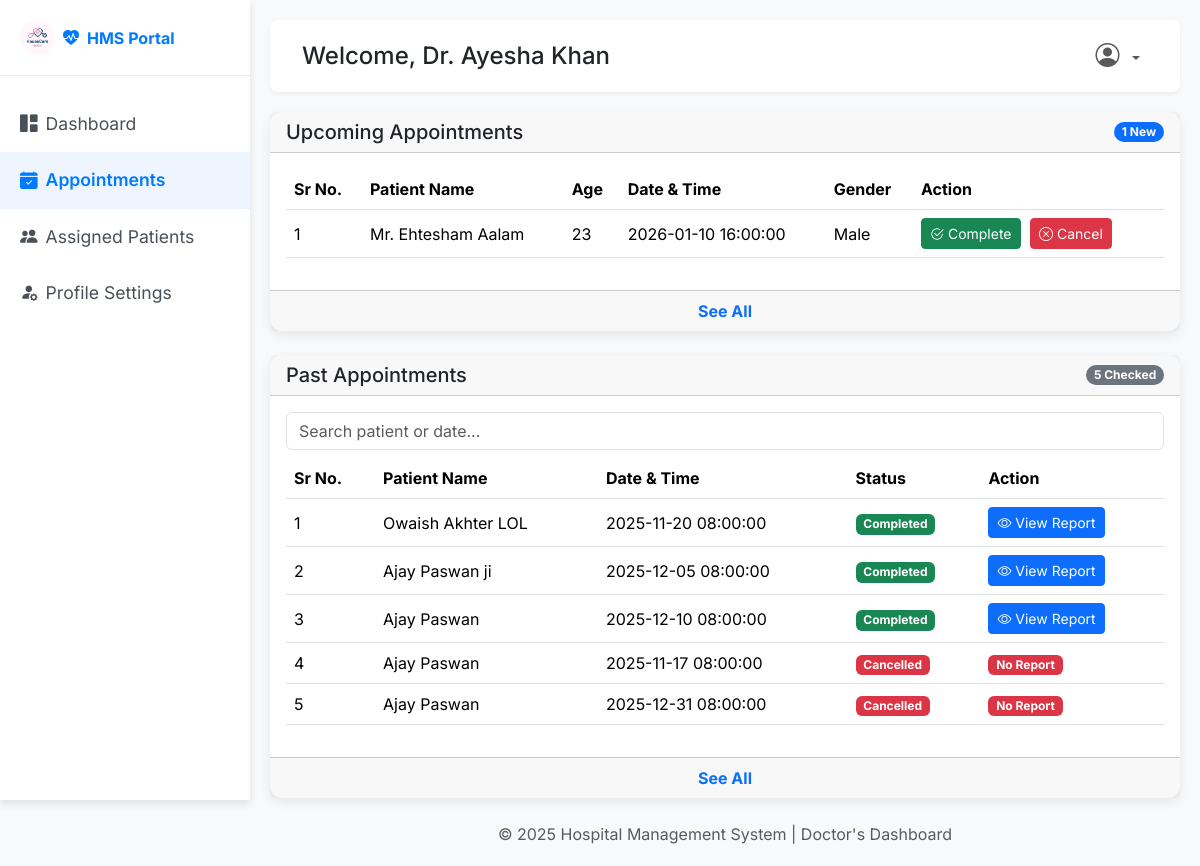
The app's page /doctor/appoitment (signed in) with its own data.
### back_app/models.py (models this page shows)
class User(db.Model, UserMixin):
    __tablename__ = 'user'
    id = db.Column(db.Integer, primary_key=True)
    full_name = db.Column(db.String(150), nullable=False)
    email = db.Column(db.String(150), unique=True, nullable=False)
    password = db.Column(db.String(150), nullable=False)
    phone_number = db.Column(db.String(15), nullable=False)
    age = db.Column(db.Integer(),  nullable=False)
    gender = db.Column(db.String(10) , nullable=False)
    role = db.Column(db.String(50), nullable=False ,default='Patient')  # 'admin', 'doctor', 'patient'
    profile_picture = db.Column(db.String(250), nullable=True, default='default.png')
    created_at = db.Column(db.DateTime, default=datetime.utcnow)
    doctor = db.relationship('Doctor', backref='user', uselist=False, cascade="all, delete-orphan")
    patient = db.relationship('Patient', backref='user', uselist=False, cascade="all, delete-orphan")

class Appointment(db.Model):
    __tablename__ = 'appointment'
    id = db.Column(db.Integer, primary_key=True)
    patient_id = db.Column(db.Integer, db.ForeignKey('patient.id'), nullable=False)
    doctor_id = db.Column(db.Integer, db.ForeignKey('doctor.id'), nullable=False)
    appointment_datetime = db.Column(db.DateTime, nullable=False)
    status = db.Column(db.String(50), nullable=False, default='Scheduled')  # 'Scheduled', 'Completed', 'Cancelled'
    created_at = db.Column(db.DateTime, default=datetime.utcnow)
    history = db.relationship('PatientHistory', backref='appointment', uselist=False, cascade="all, delete-orphan")

class Patient(db.Model):
    __tablename__ = 'patient'
    id = db.Column(db.Integer, primary_key=True)
    user_id = db.Column(db.Integer, db.ForeignKey('user.id'), nullable=False, unique=True)
    date_of_birth = db.Column(db.Date, nullable=True)
    gender = db.Column(db.String(10), nullable=True)
    address = db.Column(db.String(250), nullable=True)
    is_active = db.Column(db.Boolean, default=True)
    appointments = db.relationship('Appointment', backref='patient')

### back_app/routes.py (the view)
@main.route('/doctor/appoitment',methods=['GET','POST'])
@login_required
def manage_appointment():
    if current_user.role.lower() != 'doctor':
        flash('Access denied.', 'danger')
        return redirect(url_for('main.home'))
    doctor = Doctor.query.filter_by(user_id=current_user.id).first()
    appointments = Appointment.query.filter_by(doctor_id=doctor.id).all()
    patients = Patient.query.filter_by(user_id=current_user.id).all()
    upcomming_count = 0
    done_count = 0
    for appointment in appointments:
        if appointment.status.lower() == 'booked':
            upcomming_count = upcomming_count+1
        else:
            done_count = done_count+1
    return render_template('doctor/manage_appointment.html', appointments=appointments , upcomming_count=upcomming_count ,done_count=done_count)

### app.py (called while the page is built)
def create_app():
    app = Flask(__name__)
    database_url = os.environ.get('DATABASE_URL', 'sqlite:///hospital_management.db')
    if database_url.startswith("postgres://"):
        database_url = database_url.replace("postgres://", "postgresql://", 1)
    app.config['SQLALCHEMY_DATABASE_URI'] = database_url
    app.config['SECRET_KEY'] = os.environ.get('SECRET_KEY', 'your_secret_key')
    app.config['SQLALCHEMY_TRACK_MODIFICATIONS'] = False
    login_manager = LoginManager()
    login_manager.init_app(app)
    login_manager.login_view = 'login'
    @login_manager.user_loader
    def load_user(user_id):
        return User.query.get(int(user_id))
    db.init_app(app)
    with app.app_context():
        from back_app.routes import main
        app.register_blueprint(main)
        db.create_all()
    return app

### templates/doctor/manage_appointment.html (shortened to what this page needs)
<!DOCTYPE html>
<html lang="en">
<head>
    <link href="https://cdn.jsdelivr.net/npm/bootstrap@5.3.3/dist/css/bootstrap.min.css" rel="stylesheet">
    <link href="https://cdn.jsdelivr.net/npm/bootstrap-icons@1.11.1/font/bootstrap-icons.css" rel="stylesheet">
    <link rel="stylesheet" href="../../static/css/style.css">
</head>
<body>
    <div class="wrapper">
        <nav id="sidebar">
            <div class="sidebar-header d-flex align-items-center">
                <a class="navbar-brand fw-bold d-flex align-items-center" href="#">
                    <img src="../../static/img/mad1.png" alt="HMS Logo" style="height: 35px;" class="me-2 rounded-circle">
                    <i class="bi bi-heart-pulse-fill me-2"></i>HMS Portal
                </a>
            </div>
            <ul class="list-unstyled components">
                <li >
                    <a href="{{ url_for('main.doctor_dashboard') }}"><i class="bi bi-grid-1x2-fill me-2"></i>Dashboard</a>
                </li>
                <li class="active">
                    <a href="{{ url_for('main.manage_appointment') }}"><i class="bi bi-calendar-check-fill me-2"></i>Appointments</a>
                </li>
                <li>
                    <a href="{{ url_for('main.assigned_patients') }}"><i class="bi bi-people-fill me-2"></i>Assigned Patients</a>
                </li>
                 <li>
                    <a href="{{ url_for('main.update_profile') }}"><i class="bi bi-person-fill-gear me-2"></i>Profile Settings</a>
                </li>
            </ul>
        </nav>
        <div id="content">
            <nav class="navbar navbar-expand-lg navbar-light top-navbar">
                <div class="container-fluid">
                    <h4 class="mb-0">Welcome, Dr. {{current_user.full_name}}</h4>
                    <div class="d-flex align-items-center ms-auto">
                        <ul class="navbar-nav ms-3">
                            <li class="nav-item dropdown">
                                <a class="nav-link dropdown-toggle" href="#" id="navbarDropdown" role="button" data-bs-toggle="dropdown" aria-expanded="false">
                                    <i class="bi bi-person-circle me-1 fs-4"></i>
                                </a>
                            </li>
                        </ul>
                    </div>
                </div>
            </nav>
            <div class="main-content">
                <div class="card mb-4" >
                    <div class="card-header d-flex justify-content-between align-items-center">
                        <h5 class="card-title mb-0">Upcoming Appointments</h5>
                        <span class="badge bg-primary rounded-pill">{{upcomming_count}} New</span>
                    </div>
                    <div class="card-body">
                        <div class="table-responsive">
                            <table class="table table-hover align-middle">
                                <thead>
                                    <tr>
                                        <th>Sr No.</th>
                                        <th>Patient Name</th>
                                        <th>Age</th>
                                        <th>Date & Time</th>
                                        <th>Gender</th>
                                        <th>Action</th>
                                    </tr>
                                </thead>
                                <tbody id="HMSTable">
                                {% if appointments %}
                                {% for appointment in appointments if appointment.status == 'booked'%}
                                    <tr class="{% if loop.index > 5 %}table-row-hidden{% endif %}">
                                        <td>{{ loop.index }}</td>
                                        <td>Mr. {{appointment.patient.user.full_name}}</td>
                                        <td>{{ appointment.patient.user.age }}</td>
                                        <td>{{ appointment.appointment_datetime }}</td>
                                        <td>{{ appointment.patient.gender }}</td>
                                        <td class="action-buttons">
                                            <a href="{{ url_for('main.update_appointment_status', appointment_id=appointment.id, new_status='Completed') }}"
                                            class="btn btn-sm btn-success">
                                            <i class="bi bi-check2-circle"></i> Complete
                                            </a>
                                            <a href="{{ url_for('main.update_appointment_status', appointment_id=appointment.id, new_status='Cancelled') }}"
                                            class="btn btn-sm btn-danger">
                                            <i class="bi bi-x-circle"></i> Cancel
                                            </a>
                                        </td>
                                    </tr>
                                {% endfor %}
                               {% endif %}
                                </tbody>
                            </table>
                        </div>
                    </div>
                    <div class="card-footer text-center">
                        <a href="#" class="text-primary fw-bold text-decoration-none see-more-btn" data-target="HMSTable">See All</a>
                    </div>
                </div>
                <div class="card mb-4" >
                    <div class="card-header d-flex justify-content-between align-items-center">
                        <h5 class="card-title mb-0">Past Appointments</h5>
                        <span class="badge bg-secondary rounded-pill">{{done_count}} Checked</span>
                    </div>
                    <div class="card-body">
                        <div class="table-responsive">
                            <input type="text" id="HMSSearchInput" class="form-control mb-2" placeholder="Search patient or date...">
                            <table class="table table-hover align-middle">
                                <thead>
                                    <tr>
                                        <th>Sr No.</th>
                                        <th>Patient Name</th>
                                        <th>Date & Time</th>
                                        <th>Status</th>
                                        <th>Action</th>
                                    </tr>
                                </thead>
                                <tbody id="HMSTable">
                                {% for appointment in appointments  if appointment.status != 'booked' %}
                                    <tr class="{% if loop.index > 10 %}table-row-hidden{% endif %}">
                                        <td>{{ loop.index }}</td>
                                        <td>{{ appointment.patient.user.full_name }}</td>
                                        <td> {{appointment.appointment_datetime}}</td>
                                        {% if appointment.status.lower() == 'completed' %}
                                            <td><span class="badge bg-success">Completed</span></td>
                                        {% elif appointment.status.lower() == 'cancelled' %}
                                            <td><span class="badge bg-danger">Cancelled</span></td>
                                        {% endif %}
                                        {% if appointment.status.lower() == 'completed' %}
                                            <td>
                                                <a href="{{ url_for('main.view_patient_report', appointment_id=appointment.id) }}"
                                                class="btn btn-sm btn-primary">
                                                    <i class="bi bi-eye"></i> View Report
                                                </a>
                                            </td>
                                        {% elif appointment.status.lower() == 'cancelled' %}
                                            <td><span class="badge bg-danger">No Report</span></td>
                                        {% endif %}
                                    </tr>
                                {% endfor %}
                                </tbody>
                            </table>
                        </div>
                    </div>
                    <div class="card-footer text-center">
                        <a href="#" class="text-primary fw-bold text-decoration-none see-more-btn" data-target="HMSTable">See All</a>
                    </div>
                </div>
            </div>
            <div class="footer mt-4 text-center text-muted">
                © 2025 Hospital Management System | Doctor's Dashboard
            </div>
        </div>
    </div>
</body>
</html>

### static/css/style.css (style rules this page uses)
body { font-family: 'Inter', sans-serif; background-color: #f8f9fa; }
.wrapper { display: flex; width: 100%; min-height: 100vh; }
#sidebar { width: 250px; position: fixed; top: 0; left: 0; height: 100vh; z-index: 999; background: #ffffff; color: #fff; transition: all 0.3s; box-shadow: 0 4px 8px rgba(0,0,0,0.1); }
#sidebar .sidebar-header { padding: 20px; background: #ffffff; border-bottom: 1px solid #e9ecef; }
#sidebar .sidebar-header a { font-weight: 700; color: #007bff !important; text-decoration: none; }
#sidebar ul.components { padding: 20px 0; }
#sidebar ul li a { padding: 15px 20px; font-size: 1.1em; display: block; color: #495057; text-decoration: none; transition: all 0.3s; }
#sidebar ul li.active>a, a[aria-expanded="true"] { color: #007bff; background: #eef5ff; font-weight: 600; }
#content { width: calc(100% - 250px); padding: 20px; min-height: 100vh; transition: all 0.3s; position: absolute; top: 0; right: 0; }
.top-navbar { background: #fff; border-radius: 8px; box-shadow: 0 2px 4px rgba(0,0,0,0.05); padding: 10px 20px; margin-bottom: 20px; }

### templates/doctor/manage_appointment.html (style rules this page uses)
body { font-family: 'Inter', sans-serif; background-color: #f8f9fa; }
.card { border: none; border-radius: 12px; box-shadow: 0 4px 12px rgba(0,0,0,0.08); }
.action-buttons .btn { margin-right: 5px; }

### records on screen
User: full_name "Ayesha Khan"
Appointment: patient.user.full_name "Ehtesham Aalam", patient.user.age "23", appointment_datetime "2026-01-10 16:00:00", patient.gender "Male"
Appointment: patient.user.full_name "Owaish Akhter LOL", appointment_datetime "2025-11-20 08:00:00", status "Completed"
Appointment: patient.user.full_name "Ajay Paswan ji", appointment_datetime "2025-12-05 08:00:00", status "Completed"
Appointment: patient.user.full_name "Ajay Paswan", appointment_datetime "2025-12-10 08:00:00", status "Completed"
Appointment: patient.user.full_name "Ajay Paswan", appointment_datetime "2025-11-17 08:00:00", status "Cancelled"
Appointment: patient.user.full_name "Ajay Paswan", appointment_datetime "2025-12-31 08:00:00", status "Cancelled"

### other values on screen
{{ upcomming_count }} "1"
{{ done_count }} "5"
